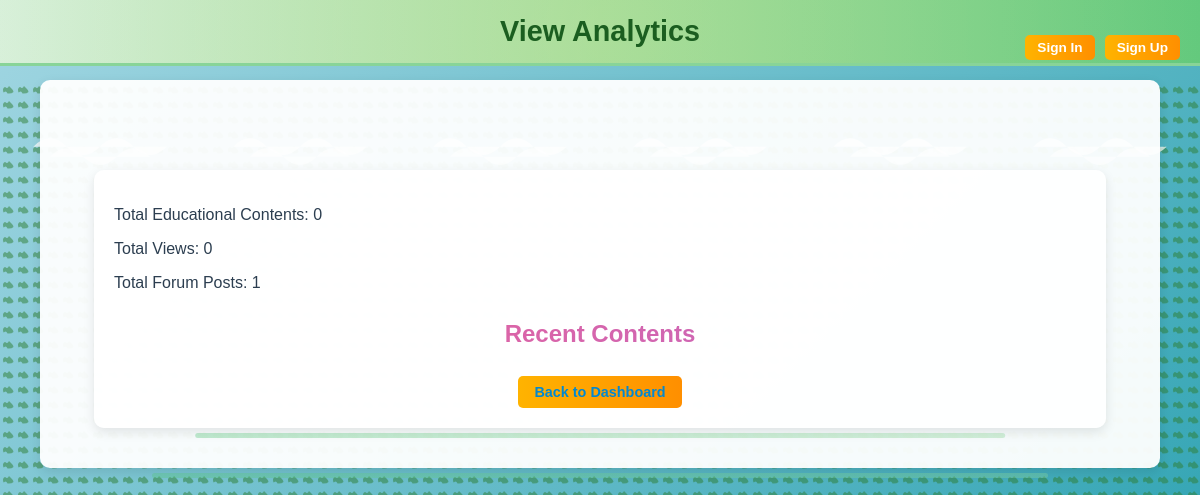
The page /analytics/ on the database as committed earlier.
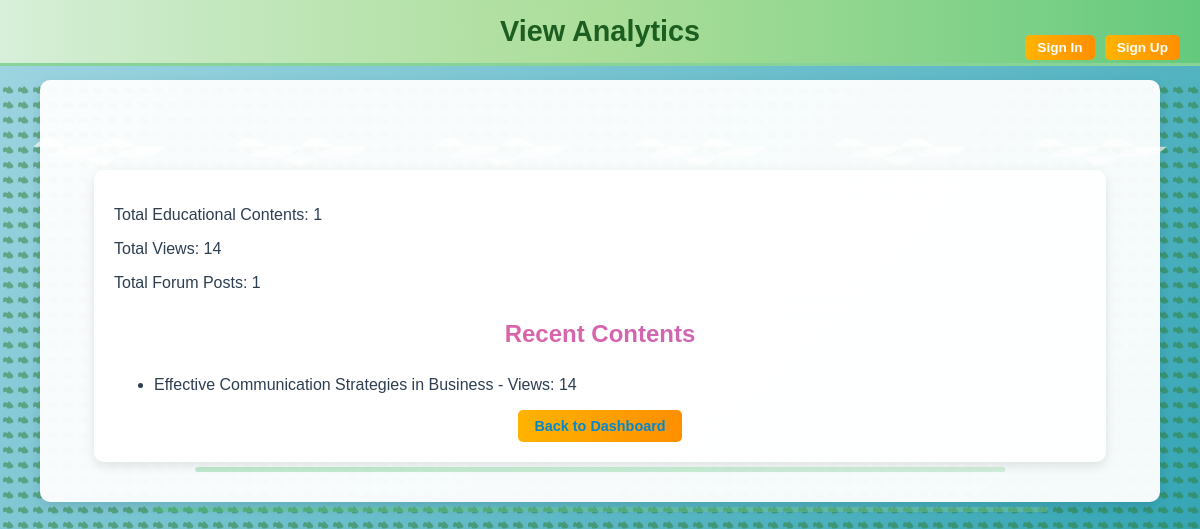
The same page on the database as committed later.
### smart_farm_app/models.py (models this page shows, shortened)
class EducationalContent(models.Model):
    title = models.CharField(max_length=200)
    description = models.TextField()
    file = models.FileField(upload_to='resources/', null=True, blank=True)
    url = models.URLField(null=True, blank=True)
    views = models.PositiveIntegerField(default=0)
    created_at = models.DateTimeField(auto_now_add=True)

### smart_farm_app/views.py (the view)
# urls.py: path('analytics/', views.analytics, name='analytics'),
def analytics(request):
    total_contents = EducationalContent.objects.count()
    total_views = sum(content.views for content in EducationalContent.objects.all())
    total_posts = ForumPost.objects.count()
    recent_contents = EducationalContent.objects.order_by('-created_at')[:5]
    return render(request, 'dashboard/analytics.html', {
        'total_contents': total_contents,
        'total_views': total_views,
        'total_posts': total_posts,
        'recent_contents': recent_contents,
    })

### smart_farm_app/templates/dashboard/analytics.html (shortened to what this page needs)
{% extends 'dashboard/base.html' %}
{% load static %}
{% block header_title %}View Analytics{% endblock %}
{% block content %}
<div class="container">
    <p>Total Educational Contents: {{ total_contents }}</p>
    <p>Total Views: {{ total_views }}</p>
    <p>Total Forum Posts: {{ total_posts }}</p>
    <h2>Recent Contents</h2>
    <ul>
        {% for content in recent_contents %}
            <li>{{ content.title }} - Views: {{ content.views }}</li>
        {% endfor %}
    </ul>
    <div class="nav-links">
        <a href="{% url 'dashboard' %}" class="btn">Back to Dashboard</a>
    </div>
</div>
{% endblock %}

Rows that differ between the two databases and show on the page:
added EducationalContent: title "Effective Communication Strategies in Business", views "14"
Other text that changed with them:
{{ total_contents }}: "0" → "1"
{{ total_views }}: "0" → "14"
